Frame 1 (no input): blank canvas, image omitted
Frame 60 (the mouse pressed at the canvas centre just before this capture): blank canvas, image omitted
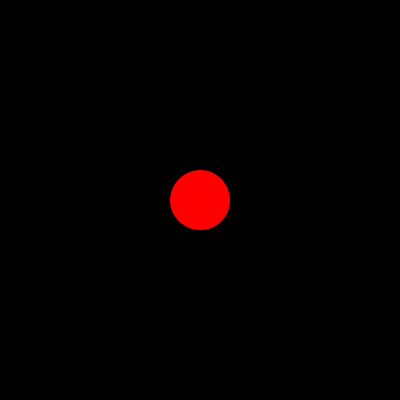
Frame 120 (the mouse held since frame 60 and released just before this capture)

The Processing sketch whose frames 1 and 60 were blank and that drew this single picture after the mouse press (run headless with seeded random() and noise(); from frame 60 on, the mouse is pressed at the canvas centre):

// Processing sketch: processing_74749
// ── processing_74749.pde

int d= 2;
int h = 0;


void setup() {
  size( 400, 400);
}
void draw() {
  background(0);
  colorMode(HSB);
  fill(h, 255, 255);
  ellipse(height/2, width/2, d, d);
  if ( mousePressed) {
    d = d + 1;
  }

  if (d > 600) {

    d = 10;
    h=h+20;
    fill(255, 0, 0);
    ellipse(height/2, width/2, d, d);
  }
}
